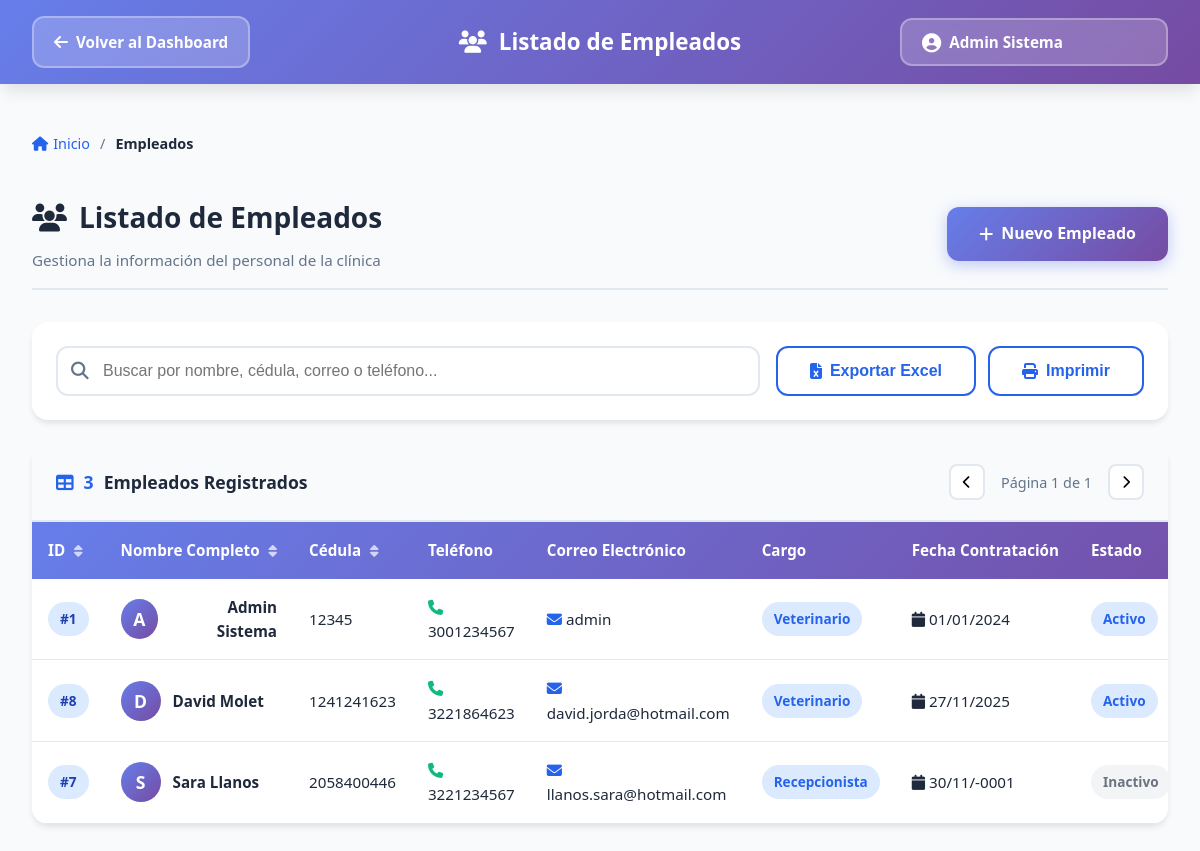
Screenshot of /Views/Empleados/listar.php (signed in) with the database file from the repository.
### tables this page shows
CREATE TABLE `empleado` (
  `id_empleado` int(10) UNSIGNED NOT NULL,
  `primer_nombre` varchar(50) NOT NULL,
  `segundo_nombre` varchar(50) DEFAULT NULL,
  `primer_apellido` varchar(50) NOT NULL,
  `segundo_apellido` varchar(50) DEFAULT NULL,
  `cedula` varchar(20) NOT NULL,
  `telefono` varchar(20) NOT NULL,
  `correo_electronico` varchar(100) NOT NULL,
  `direccion` varchar(100) NOT NULL,
  `fecha_nacimiento` date NOT NULL,
  `fecha_contratacion` date NOT NULL,
  `id_cargo` int(10) UNSIGNED NOT NULL,
  `password` varchar(255) NOT NULL,
  `estado` enum('activo','inactivo') NOT NULL DEFAULT 'activo'
);

CREATE TABLE `cargo` (
  `id_cargo` int(10) UNSIGNED NOT NULL,
  `nombre_cargo` varchar(50) NOT NULL,
  `descripcion` varchar(200) DEFAULT NULL,
  `estado` enum('Activo','Inactivo') NOT NULL DEFAULT 'Activo'
);

### Views/Empleados/Listar.php (the view, shortened to what this page needs)
<?php
$user_name = $_SESSION['user_name'] ?? 'Usuario';
$conn = getConnection();
$query = "SELECT e.*, c.nombre_cargo
          FROM empleado e
          LEFT JOIN cargo c ON e.id_cargo = c.id_cargo
          ORDER BY e.primer_nombre, e.primer_apellido";
$result = $conn->query($query);
?>
<!DOCTYPE html>
<html lang="es">
<head>
    <link rel="stylesheet" href="https://cdnjs.cloudflare.com/ajax/libs/font-awesome/6.4.0/css/all.min.css">
    <link rel="stylesheet" href="../../Assets/Css/Dashboard.css">
    <link rel="stylesheet" href="../../Assets/Css/Tables.css">
    <link rel="stylesheet" href="../../Assets/Css/Forms.css">
</head>
<body>
    <nav class="navbar">
        <div class="nav-container">
            <div class="nav-left">
                <a href="../../Dashboard.php" class="btn-back">
                    <i class="fas fa-arrow-left"></i>
                    Volver al Dashboard
                </a>
            </div>
            <div class="nav-center">
                <h1 class="page-title">
                    <i class="fas fa-users"></i>
                    Listado de Empleados
                </h1>
            </div>
            <div class="nav-right">
                <span class="user-badge">
                    <i class="fas fa-user-circle"></i>
                    <?php echo htmlspecialchars($user_name); ?>
                </span>
            </div>
        </div>
    </nav>
    <main class="main-content">
        <div class="container-fluid">
            <div class="breadcrumb">
                <a href="../../Dashboard.php"><i class="fas fa-home"></i> Inicio</a>
                <span class="separator">/</span>
                <span class="current">Empleados</span>
            </div>
            <div class="page-header">
                <div class="header-left">
                    <h2>
                        <i class="fas fa-users"></i>
                        Listado de Empleados
                    </h2>
                    <p>Gestiona la información del personal de la clínica</p>
                </div>
                <div class="header-right">
                    <a href="registrar.php" class="btn btn-primary">
                        <i class="fas fa-plus"></i>
                        Nuevo Empleado
                    </a>
                </div>
            </div>
            <div class="filters-card">
                <div class="search-box">
                    <i class="fas fa-search"></i>
                    <input
                        type="text"
                        id="searchInput"
                        placeholder="Buscar por nombre, cédula, correo o teléfono..."
                    >
                </div>
                <div class="filter-actions">
                    <button class="btn btn-outline" onclick="exportarExcel()">
                        <i class="fas fa-file-excel"></i>
                        Exportar Excel
                    </button>
                    <button class="btn btn-outline" onclick="imprimirTabla()">
                        <i class="fas fa-print"></i>
                        Imprimir
                    </button>
                </div>
            </div>
            <div class="table-card">
                <div class="table-header">
                    <div class="table-title">
                        <i class="fas fa-table"></i>
                        <span id="totalRegistros"><?php echo $result->num_rows; ?></span> Empleados Registrados
                    </div>
                    <div class="table-pagination">
                        <button class="btn-pagination" onclick="cambiarPagina(-1)">
                            <i class="fas fa-chevron-left"></i>
                        </button>
                        <span class="pagination-info">
                            Página <span id="paginaActual">1</span> de <span id="totalPaginas">1</span>
                        </span>
                        <button class="btn-pagination" onclick="cambiarPagina(1)">
                            <i class="fas fa-chevron-right"></i>
                        </button>
                    </div>
                </div>
                <div class="table-responsive">
                    <table id="tablaEmpleados" class="data-table">
                        <thead>
                            <tr>
                                <th onclick="ordenarTabla(0)">
                                    ID
                                    <i class="fas fa-sort"></i>
                                </th>
                                <th onclick="ordenarTabla(1)">
                                    Nombre Completo
                                    <i class="fas fa-sort"></i>
                                </th>
                                <th onclick="ordenarTabla(2)">
                                    Cédula
                                    <i class="fas fa-sort"></i>
                                </th>
                                <th>Teléfono</th>
                                <th>Correo Electrónico</th>
                                <th>Cargo</th>
                                <th>Fecha Contratación</th>
                                <th>Estado</th>
                            </tr>
                        </thead>
                        <tbody>
                            <?php if ($result->num_rows > 0): ?>
                                <?php while($row = $result->fetch_assoc()): ?>
                                <tr>
                                    <td><span class="badge badge-info">#<?php echo $row['id_empleado']; ?></span></td>
                                    <td>
                                        <div class="user-cell">
                                            <div class="user-avatar">
                                                <?php
                                                $inicial = strtoupper(substr($row['primer_nombre'], 0, 1));
                                                echo $inicial;
                                                ?>
                                            </div>
                                            <div class="user-info">
                                                <strong>
                                                    <?php
                                                    echo htmlspecialchars($row['primer_nombre'] . ' ' .
                                                         ($row['segundo_nombre'] ? $row['segundo_nombre'] . ' ' : '') .
                                                         $row['primer_apellido'] . ' ' .
                                                         ($row['segundo_apellido'] ?? ''));
                                                    ?>
                                                </strong>
                                            </div>
                                        </div>
                                    </td>
                                    <td><?php echo htmlspecialchars($row['cedula']); ?></td>
                                    <td>
                                        <i class="fas fa-phone text-success"></i>
                                        <?php echo htmlspecialchars($row['telefono']); ?>
                                    </td>
                                    <td>
                                        <i class="fas fa-envelope text-primary"></i>
                                        <?php echo htmlspecialchars($row['correo_electronico']); ?>
                                    </td>
                                    <td>
                                        <span class="badge badge-blue">
                                            <?php echo htmlspecialchars($row['nombre_cargo'] ?? 'Sin cargo'); ?>
                                        </span>
                                    </td>
                                    <td>
                                        <i class="fas fa-calendar text-info"></i>
                                        <?php
                                        if ($row['fecha_contratacion']) {
                                            $fecha = new DateTime($row['fecha_contratacion']);
                                            echo $fecha->format('d/m/Y');
                                        } else {
                                            echo 'N/A';
                                        }
                                        ?>
                                    </td>
                                    <td>
                                        <span class="badge badge-<?php
                                            echo $row['estado'] == 'activo' ? 'blue' : 'gray';
                                        ?>">
                                            <?php echo ucfirst(htmlspecialchars($row['estado'])); ?>
                                        </span>
                                    </td>
                                </tr>
                                <?php endwhile; ?>
                            <?php endif; ?>
                        </tbody>
                    </table>
                </div>
            </div>
        </div>
    </main>
</body>
</html>

### Assets/Css/Dashboard.css (style rules this page uses)
:root { --primary: #2563eb; --primary-dark: #1e40af; --secondary: #10b981; --accent: #8b5cf6; --danger: #ef4444; --warning: #f59e0b; --info: #06b6d4; --success: #10b981; --bg-primary: #f8fafc; --bg-secondary: #ffffff; --text-primary: #1e293b; --text-secondary: #64748b; --border: #e2e8f0; --shadow-sm: 0 1px 2px 0 rgba(0, 0, 0, 0.05); --shadow-md: 0 4px 6px -1px rgba(0, 0, 0, 0.1); --shadow-lg: 0 10px 15px -3px rgba(0, 0, 0, 0.1); --shadow-xl: 0 20px 25px -5px rgba(0, 0, 0, 0.1); --radius-sm: 8px; --radius-md: 12px; --radius-lg: 16px; --transition: all 0.3s cubic-bezier(0.4, 0, 0.2, 1); }
* { margin: 0; padding: 0; box-sizing: border-box; }
body { font-family: 'Segoe UI', 'Inter', -apple-system, BlinkMacSystemFont, sans-serif; background: var(--bg-primary); color: var(--text-primary); line-height: 1.6; min-height: 100vh; display: flex; flex-direction: column; }
.navbar { background: linear-gradient(135deg, #667eea 0%, #764ba2 100%); color: white; box-shadow: var(--shadow-lg); position: sticky; top: 0; z-index: 1000; }
.nav-container { max-width: 1400px; margin: 0 auto; padding: 1rem 2rem; display: grid; grid-template-columns: 1fr 2fr 1fr; align-items: center; gap: 2rem; }
.btn-back { background: rgba(255, 255, 255, 0.2); border: 2px solid rgba(255, 255, 255, 0.3); color: white; padding: 0.625rem 1.25rem; border-radius: var(--radius-md); cursor: pointer; font-size: 0.95rem; font-weight: 600; display: inline-flex; align-items: center; gap: 8px; text-decoration: none; transition: var(--transition); backdrop-filter: blur(10px); }
.btn-back i { font-size: 1rem; }
.nav-center .page-title { font-size: 1.4rem; font-weight: 600; text-align: center; display: flex; align-items: center; justify-content: center; gap: 12px; }
.user-badge { background: rgba(255, 255, 255, 0.2); border: 2px solid rgba(255, 255, 255, 0.3); color: white; padding: 0.625rem 1.25rem; border-radius: var(--radius-md); font-size: 0.95rem; font-weight: 600; display: inline-flex; align-items: center; gap: 8px; backdrop-filter: blur(10px); transition: var(--transition); }
.user-badge i { font-size: 1.2rem; }
.user-info { text-align: right; display: flex; flex-direction: column; }
.main-content { flex: 1; padding: 2rem 0; }
.container-fluid { max-width: 1400px; margin: 0 auto; padding: 0 2rem; }

### Assets/Css/Forms.css (style rules this page uses)
.btn-back { display: inline-flex; align-items: center; gap: 8px; padding: 0.75rem 1.25rem; background: rgba(255, 255, 255, 0.2); border: 2px solid rgba(255, 255, 255, 0.3); color: white; text-decoration: none; border-radius: var(--radius-md); font-weight: 600; transition: var(--transition); }
.user-badge { padding: 0.625rem 1.25rem; background: rgba(255, 255, 255, 0.2); border-radius: var(--radius-md); font-weight: 600; color: white; display: flex; align-items: center; gap: 8px; }
.breadcrumb { display: flex; align-items: center; gap: 10px; padding: 1rem 0; font-size: 0.9rem; color: var(--text-secondary); margin-bottom: 1.5rem; }
.breadcrumb a { color: var(--primary); text-decoration: none; transition: var(--transition); display: flex; align-items: center; gap: 5px; }
.breadcrumb .separator { color: var(--text-secondary); }
.breadcrumb .current { color: var(--text-primary); font-weight: 600; }
.btn { padding: 0.875rem 2rem; border-radius: var(--radius-md); font-size: 1rem; font-weight: 600; cursor: pointer; transition: var(--transition); display: inline-flex; align-items: center; gap: 8px; text-decoration: none; border: none; }
.btn-primary { background: linear-gradient(135deg, #667eea 0%, #764ba2 100%); color: white; box-shadow: 0 4px 15px rgba(102, 126, 234, 0.4); }
.btn-outline { background: white; color: var(--primary); border: 2px solid var(--primary); }

### rows the page displays
empleado: id_empleado "1", primer_nombre "A", primer_nombre+segundo_nombre+primer_apellido "Admin Sistema", cedula "12345", telefono "3001234567", correo_electronico "admin", id_cargo.nombre_cargo "Veterinario", fecha_contratacion "01/01/2024", estado "Activo"
empleado: id_empleado "8", primer_nombre "D", primer_nombre+segundo_nombre+primer_apellido "David Molet", cedula "1241241623", telefono "3221864623", correo_electronico "david.jorda@hotmail.com", id_cargo.nombre_cargo "Veterinario", fecha_contratacion "27/11/2025", estado "Activo"
empleado: id_empleado "7", primer_nombre "S", primer_nombre+segundo_nombre+primer_apellido "Sara Llanos", cedula "2058400446", telefono "3221234567", correo_electronico "llanos.sara@hotmail.com", id_cargo.nombre_cargo "Recepcionista", fecha_contratacion "30/11/-0001", estado "Inactivo"

### other values shown
$user_name "Admin Sistema"
$result->num_rows "3"
